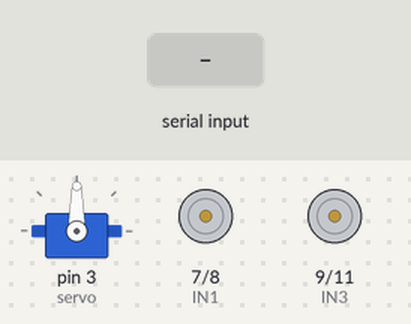
A sketch run on a simulated Arduino Uno, built with avr-gcc and run on an emulated ATmega328P. Parts: servo, motor-driver pin pairs drawn as motors (green arrow = first pin HIGH = forward, orange = second pin HIGH = backward, longer = more drive, scaled by the enable pin). Inputs (shaded band) come from the test bench. What the sketch prints to the serial monitor is not drawn.

Above: at 1.2 s.
1.3 s: "1" received over Serial
At 1.7 s:
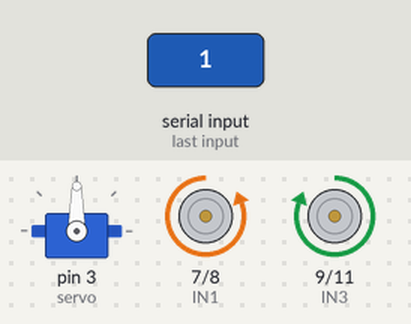
2.8 s: "0" received over Serial
At 3.9 s:
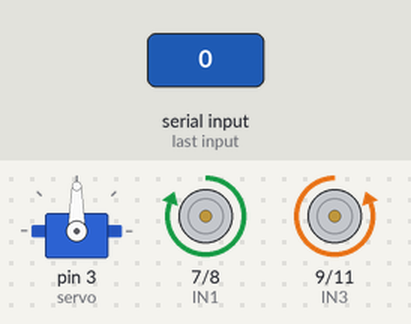
4.3 s: "2" received over Serial
At 5.6 s:
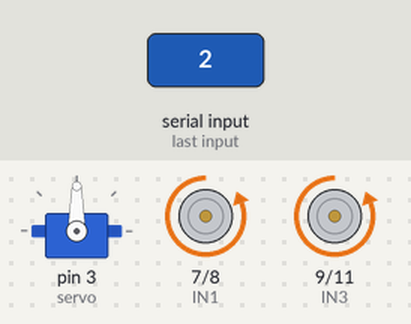
Timing chart, 0 to 7.3 s (numbered marks = the images above; inputs shaded):
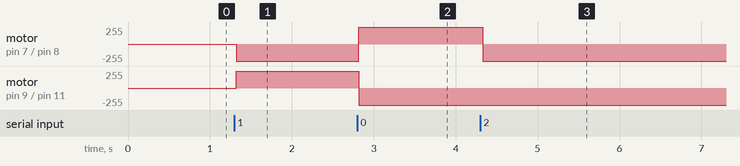

Measured:
- after the input at 1.3 s, motor on pin 7 (IN1) / pin 8 (IN2): stopped → backward 255/255 at once; motor on pin 9 (IN3) / pin 11 (IN4): stopped → forward 255/255 at once
- after the input at 2.8 s, motor on pin 7 (IN1) / pin 8 (IN2): backward 255/255 → forward 255/255 at once; motor on pin 9 (IN3) / pin 11 (IN4): forward 255/255 → backward 255/255 at once
- after the input at 4.3 s, motor on pin 7 (IN1) / pin 8 (IN2): forward 255/255 → backward 255/255 at once

The sketch:

Arduino_Project.ino
```cpp
#define ENA 5
#define ENB 6
#define IN1 7
#define IN2 8
#define IN3 9
#define IN4 11
#include <Servo.h>


//Ultrasound
const int trigPin = A5;
const int echoPin = A4;

//Servo
Servo servo;
bool goingForward = true;

int totalJumps = 45;
int delaySweep = 350;

//Movement
char FORWARD = '0',BACK = '1', LEFT = '2', RIGHT = '3', ALLOFF = '4', DRIVESWITCH = '5',SPEEDUP = '6',SPEEDDOWN = '7';
float driveSpeed = 1.0;

int maxDistance = 15;

//line
const int LEFT_L = 2, MID_L = 4,RIGHT_L = 10;

//servo pos
int pos = 0;

//Auto or tele mode
bool drive = true;

void setup() {
  Serial.begin(9600);
  pinMode(IN1,OUTPUT);
  pinMode(IN2,OUTPUT);
  pinMode(IN3,OUTPUT);
  pinMode(IN4,OUTPUT);
  pinMode(ENA,OUTPUT);
  pinMode(ENB,OUTPUT);

  pinMode(trigPin, OUTPUT);
  pinMode(echoPin, INPUT);

  pinMode(LEFT_L, INPUT);
  pinMode(MID_L, INPUT);
  pinMode(RIGHT_L, INPUT);


  Serial.begin(9600);
  servo.attach(3);
}

void loop() {
  //bluetooth
  char val = '-';
  if( Serial.available() )
  {
    val = Serial.read();
    if(val == DRIVESWITCH) {
      drive = !drive;
      allOff();
    //  servo.write(0);
      if(drive) {
          Serial.println("Mode Teleop" );
      } else {
          Serial.println("Mode Auto" );
      }
      servo.write(90);
    }

    if(val == SPEEDUP && driveSpeed < 1) driveSpeed += 0.1;
    if(val == SPEEDDOWN && driveSpeed > 0) driveSpeed -= 0.1;
  }
  if(drive) Teleop(val);
  else Auto();
}


int driveDirection = ALLOFF;
void Teleop(char val) {
  if(val == FORWARD ) driveDirection = FORWARD;
  if(val == BACK ) driveDirection = BACK;
  if(val == RIGHT) driveDirection = RIGHT;
  if(val == LEFT) driveDirection = LEFT;
  if(val == ALLOFF)  {
    driveDirection = ALLOFF;
    allOff();
  }

  Serial.print("speed : ");
  Serial.print(driveSpeed);
  Serial.println("!");

  if(driveDirection != ALLOFF) {
    if(driveDirection == FORWARD ) tankDrive(driveSpeed,driveSpeed);
    else if(driveDirection == BACK ) tankDrive(-driveSpeed,-driveSpeed);
    else if(driveDirection == RIGHT) tankDrive(driveSpeed,-driveSpeed);
    else if(driveDirection == LEFT) tankDrive(-driveSpeed,driveSpeed);
   }
}


long oldDistance = 0;
void Auto() {
 /* float left = 1,right = 1;
  Ultrasonic();


 // Sweep();

  long distance = getDistance();
  if(distance > maxDistance) {
   // servo.write(90);
  } else {
    int angle = Sweep();
    Serial.print("angle : ");
    Serial.print(angle);
    if(angle >0) {
      left-=cos(angle);
      right-=cos(angle);
    } else {
      left=right=0;
    }
  }

  tankDrive(left,right);  */
  LineTrack();
}

void LineTrack() {
  int left_,mid_,right_;

  float mleft = 0,mright = 0;
  left_=digitalRead(LEFT_L);
  right_=digitalRead(RIGHT_L);
  mid_=digitalRead(MID_L);

  if(mid_==0 && left_==0 && right_==0)
     tankDrive(-driveSpeed+0.2,driveSpeed-0.2);
  if(mid_ == 0) {
    tankDrive(driveSpeed-0.2,driveSpeed-0.2);
  } else if(left_ == 0) {
    tankDrive(-driveSpeed+0.2,driveSpeed-0.2);
  } else if(right_==0) {
     tankDrive(driveSpeed-0.2,-driveSpeed+0.2);
  } else {
    tankDrive(driveSpeed-0.2,driveSpeed-0.2);
  }
}


int Sweep() {
  int farthestDistance = 0;
  int farthestAngle = 0;
  for(int i = 0;i < totalJumps;i++) {
    if(pos >= 179) goingForward = false;
    if(pos <= 1) goingForward = true;

    if(goingForward) pos+=180/totalJumps;
    else pos-=180/totalJumps;

    long distance = getDistance();
    if(distance > farthestDistance) {
      farthestDistance = distance;
      farthestAngle = pos;
    }

    servo.write(pos);
    delay(delaySweep/totalJumps);
  }
  servo.write(90);
  Serial.print(farthestDistance);
  //if(farthestDistance > maxDistance) return farthestAngle;
  return -1;
}


long getDistance() {
  long duration = pulseIn(echoPin, HIGH);
  return (duration/2) / 29.1;
}

void Ultrasonic() {
  digitalWrite(trigPin, LOW);
  delayMicroseconds(2);

  digitalWrite(trigPin, HIGH);
  delayMicroseconds(10);
  digitalWrite(trigPin, LOW);
}

int cycleLength = 1000;
void tankDrive(float left, float right) {
   //digitalWrite(ENA,driveSpeed * left * 255);
   //digitalWrite(ENB,driveSpeed * right * 255);
   analogWrite(ENB,abs(driveSpeed * left * 255));
   analogWrite(ENA,abs(driveSpeed * left * 255));

   if(left > 1) left = 1;
   if(right > 1) right = 1;
   if(left < -1) left = -1;
   if(right < -1) right = -1;

   if(left!=0) moveLeft(left>0);
   if(right!=0) moveRight(right>0);

}

void allOff() {
  digitalWrite(ENA,LOW);
  digitalWrite(ENB,LOW);
  digitalWrite(IN1,LOW);
  digitalWrite(IN2,LOW);
  digitalWrite(IN3,LOW);
  digitalWrite(IN4,LOW);
}

void moveRight(boolean val) {
  //digitalWrite(ENB,HIGH);
  if(!val) {
      digitalWrite(IN3,HIGH);
      digitalWrite(IN4,LOW);
   } else if (val) {
      digitalWrite(IN3,LOW);
      digitalWrite(IN4,HIGH);
   }
}

void moveLeft(boolean val) {
//    digitalWrite(ENA,HIGH);

    if(!val) {
      digitalWrite(IN1,LOW);
      digitalWrite(IN2,HIGH);
   } else {
      digitalWrite(IN1,HIGH);
      digitalWrite(IN2,LOW);
   }
}

void stopLeft() {
  digitalWrite(ENA,LOW);
  digitalWrite(IN1,LOW); //set IN1 hight level
  digitalWrite(IN2,LOW);  //set IN2 low level
}

void stopRight() {
  digitalWrite(IN3,LOW);  //set IN3 low level
  digitalWrite(IN4,LOW); //set IN4 hight level
}
```
